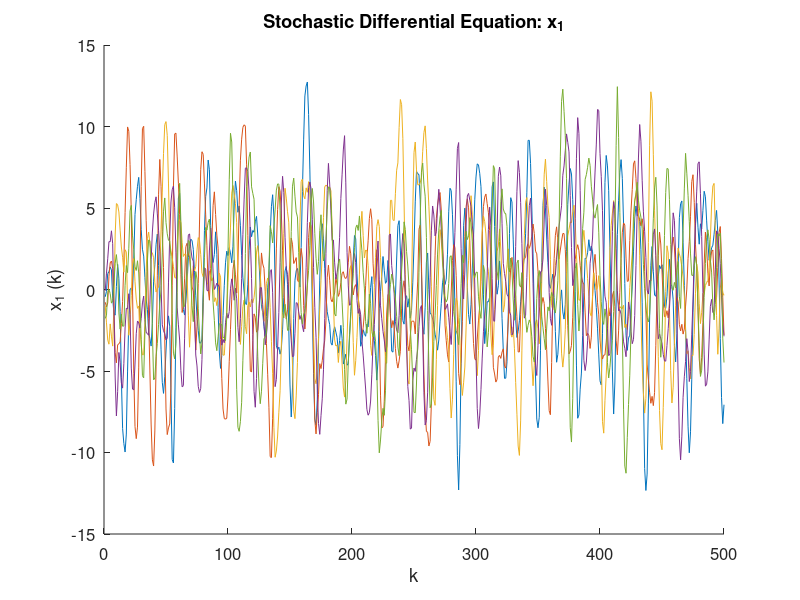
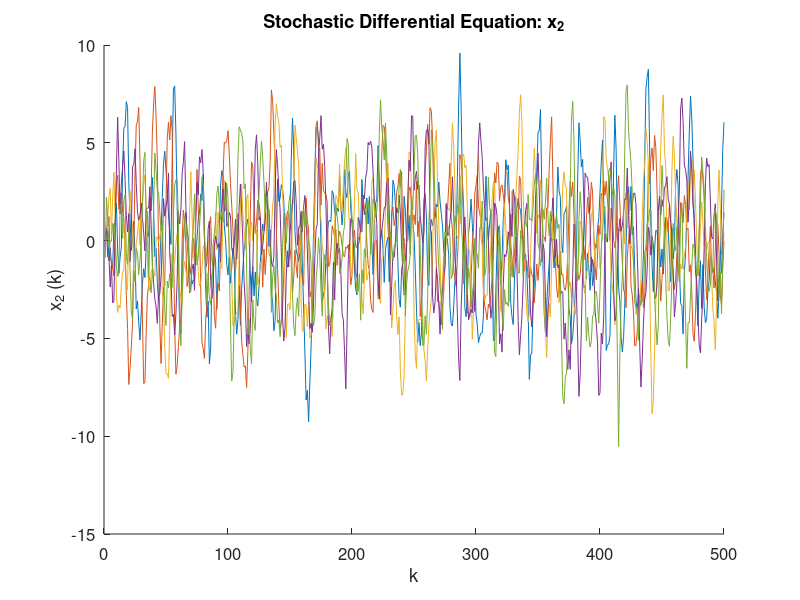

Recreate these plots in MATLAB, in order.
%% HW3-1
% -------------------------
% CMPE 245 - Spring, 2016
% Chien-Pin Chen
% 04/22/2016
% MATLAB script for HW3
% --------------------------
clear all;

% setting initial value
ph = [1.5 1; -0.7 0];
ga = [1.0; 0.5];

% vector to stoarge x(k) for k = 1..500
x_k = zeros(2, 500);
x_0 = [0;0];        % x(0)
w_k = random('Normal', 0, 1, 2,1);



% initalize figure and its handles for ploting line later
f1 = figure;        % delcare an empty canvas fb: figure for black line 
h_f1 = gca;         % get handle value (pointer) of above canvs
set(gca, 'fontsize', 12);
set(h_f1,'NextPlot', 'add');
xlabel ('k');
ylabel ('x_1 (k)');
title('Stochastic Differential Equation: x_1');

f2 = figure;
h_f2 = gca;
set(gca, 'fontsize', 12);
set(h_f2,'NextPlot', 'add');
xlabel ('k');
ylabel ('x_2 (k)');
title('Stochastic Differential Equation: x_2');

cmap = colormap(lines);    % plot 5 seqent in different colors.

% compute stochastic differential equation 500 times for 5 sequences
for seq = 1:5
    
    x_k(:,1) = ph*x_0 + ga* random('Normal', 0, 1);
    
    for k = 2:500
        x_k(:,k) = ph*x_k(:,k-1) + ga* random('Normal', 0, 1);
    end
    t = 1:1:500;
    
    pl1 = plot (h_f1, t, x_k(1,:), 'color', cmap(seq,:));
    %set(pl1,'DisplayName',['seq' num2str(seq)]);
    pl2 = plot (h_f2, t, x_k(2,:), 'color', cmap(seq,:));
    %set(pl2,'DisplayName',['seq' num2str(seq)]);
end
%legend(h_f1,'show');
%legend(h_f2,'show');

% HW3-1c
% vector to stoarge x(k) for k = 1..500 and 50 tracjetories
x_k = zeros(2, 500, 50);

% compute equation 1 for 50 times
for seq= 1:50
    x_k(:,1, seq) = ph*x_0 + ga* random('Normal', 0, 1, 1,1);
    
    for k = 2:500
        x_k(:,k, seq) = ph*x_k(:,k-1) + ga* random('Normal', 0, 1, 1,1);
    end
end

% standard deviation of x1(k) and x2(k)
x1= reshape(x_k(1,:,:), 1, []);
std_x1 = std(x1);
x2= reshape(x_k(2,:,:), 1, []);
std_x2 = std(x2);

% compute covariance of x1(k) and x2(k)
P_k_num = cov([x1' x2']);

% HW3-1d
% set initial value of P and Q
P_0 = [0 0; 0 0];
rQr = ga*1*ga';

% use eqaution 6 to compute P_k
P_k = zeros(2,2);
for k = 1:500
    P_k = ph*P_k*ph'+ rQr;
end

std_x1k = sqrt(P_k(1,1));
std_x2k = sqrt(P_k(2,2));



